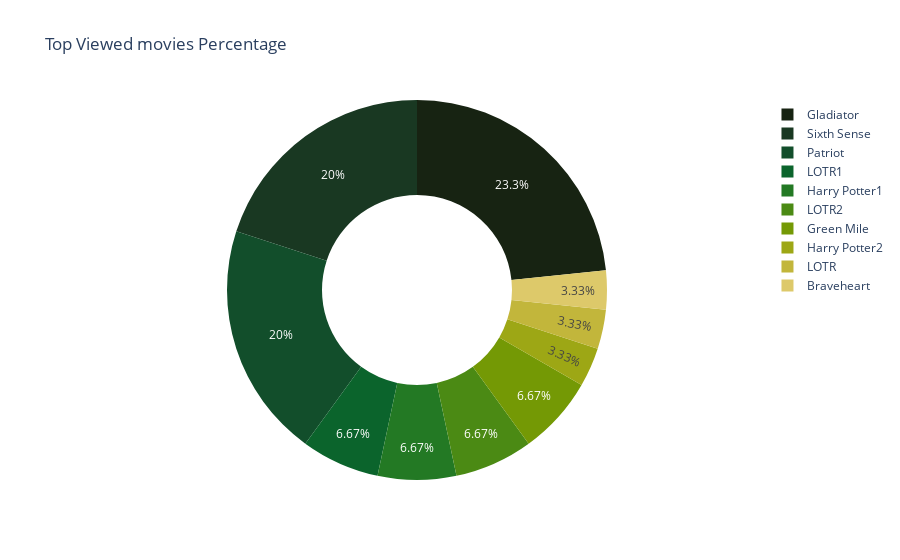

This figure's notebook cell:
### Code cell
#visualization the percent of sales of books 
px.pie(df2,values=df2.sum(),names=df2.columns
      ,title='Top Viewed movies Percentage',
      color_discrete_sequence=px.colors.sequential.speed_r,
      hover_name=df2.columns,hole=0.5)

### Figure 1 — Plotly figure (JSON) as saved in the notebook; plotly's stock layout.template omitted (floating-point values rounded to 4 significant figures)
{"data": [{"domain": {"x": [0, 1], "y": [0, 1]}, "hole": 0.5, "hovertemplate": "<b>%{hovertext}</b><br><br>label=%{label}<br>value=%{value}<extra></extra>", "hovertext": ["Sixth Sense", "Gladiator", "LOTR1", "Harry Potter1", "Patriot", "LOTR2", "Harry Potter2", "LOTR", "Braveheart", "Green Mile"], "labels": ["Sixth Sense", "Gladiator", "LOTR1", "Harry Potter1", "Patriot", "LOTR2", "Harry Potter2", "LOTR", "Braveheart", "Green Mile"], "legendgroup": "", "name": "", "showlegend": true, "type": "pie", "values": [6, 7, 2, 2, 6, 2, 1, 1, 1, 2]}], "layout": {"legend": {"tracegroupgap": 0}, "piecolorway": ["rgb(23, 35, 18)", "rgb(25, 56, 34)", "rgb(18, 78, 43)", "rgb(11, 100, 44)", "rgb(35, 121, 36)", "rgb(75, 138, 20)", "rgb(116, 153, 5)", "rgb(157, 167, 21)", "rgb(194, 182, 59)", "rgb(221, 201, 106)", "rgb(239, 225, 156)", "rgb(254, 252, 205)"], "title": {"text": "Top Viewed movies Percentage"}}}
